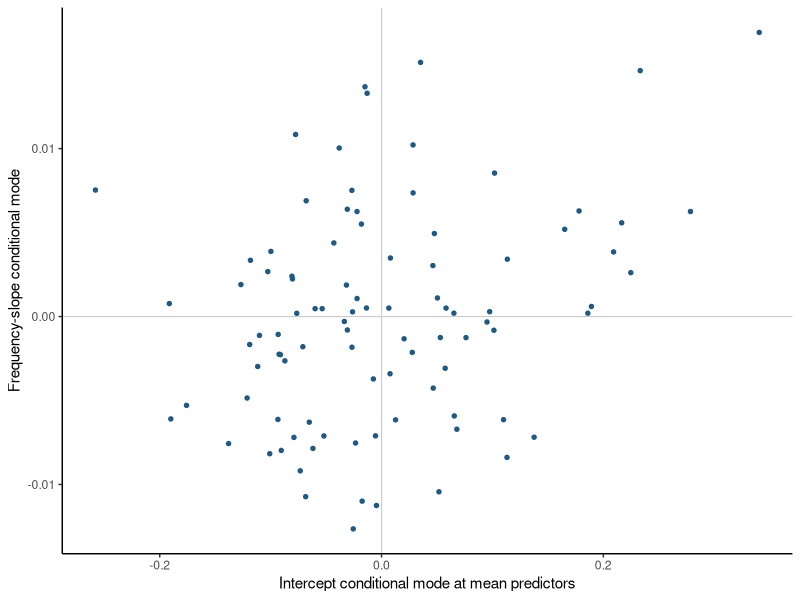

This figure's R source:
## ---- chunk 1
#| label: mald-random-correlation
library(lme4)
library(ggplot2)

mald <- read.csv("data/mald/mald-connected-trials.csv")
mald <- subset(mald, correct == 1L)

standardize <- function(x) {
  as.numeric(scale(x))
}

mald$z_frequency <- standardize(mald$log_frequency_subtlex)
mald$z_duration <- standardize(mald$log_duration)
mald$z_trial <- standardize(mald$trial_order)

fit <- lmer(
  log_rt ~ z_frequency + z_duration + z_trial +
    (1 + z_frequency | participant_id) +
    (1 | item),
  data = mald,
  control = lmerControl(
    optimizer = "bobyqa",
    optCtrl = list(maxfun = 200000L)
  )
)

participant_covariance <- as.data.frame(VarCorr(fit))
participant_correlation <- participant_covariance$sdcor[
  participant_covariance$grp == "participant_id" &
    participant_covariance$var1 == "(Intercept)" &
    !is.na(participant_covariance$var2) &
    participant_covariance$var2 == "z_frequency"
]
frequency_slope_sd <- participant_covariance$sdcor[
  participant_covariance$grp == "participant_id" &
    participant_covariance$var1 == "z_frequency" &
    is.na(participant_covariance$var2)
]

c(
  intercept_frequency_correlation = participant_correlation,
  frequency_slope_sd = frequency_slope_sd
)
## ---- chunk 2
#| label: random-correlation-plot
participant_effects <- ranef(fit)$participant_id
effect_plot <- data.frame(
  intercept_deviation = participant_effects[["(Intercept)"]],
  slope_deviation = participant_effects[["z_frequency"]]
)

ggplot(
  effect_plot,
  aes(x = intercept_deviation, y = slope_deviation)
) +
  geom_hline(yintercept = 0, color = "grey80", linewidth = 0.4) +
  geom_vline(xintercept = 0, color = "grey80", linewidth = 0.4) +
  geom_point(size = 1.2, color = "#1F5A85") +
  labs(
    x = "Intercept conditional mode at mean predictors",
    y = "Frequency-slope conditional mode"
  ) +
  theme_classic()
